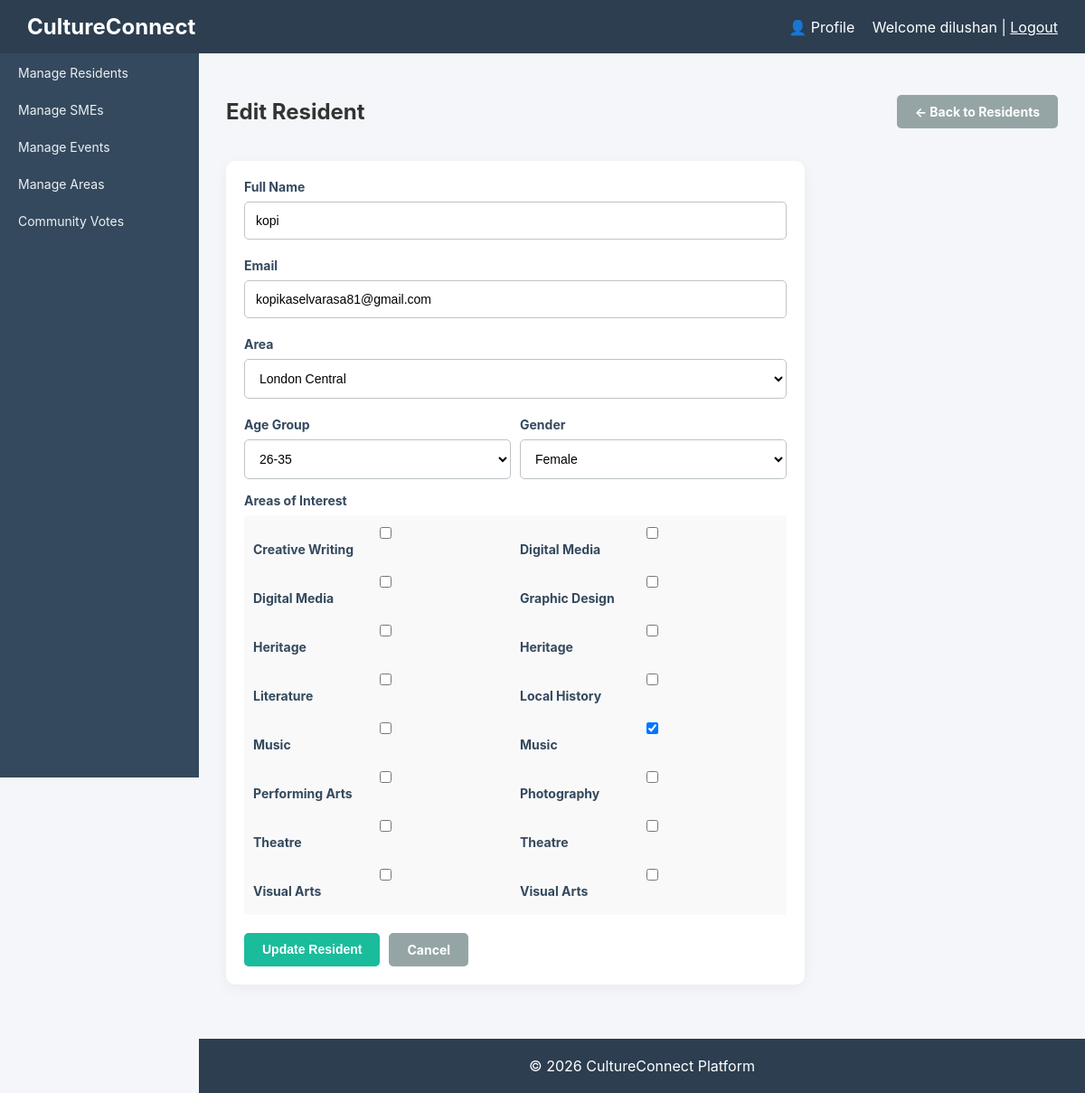
/residents/edit?id=4 (signed in), run on the app's committed database.
### tables this page shows
CREATE TABLE `users` (
  `id` int(11) NOT NULL,
  `name` varchar(100) DEFAULT NULL,
  `email` varchar(100) DEFAULT NULL,
  `password` varchar(255) DEFAULT NULL,
  `age_group` varchar(50) DEFAULT NULL,
  `gender` varchar(20) DEFAULT NULL,
  `area_id` int(11) DEFAULT NULL,
  `sme_id` int(11) DEFAULT NULL,
  `created_at` timestamp NOT NULL DEFAULT current_timestamp(),
  `role` enum('admin','user','sme') DEFAULT 'user'
);

CREATE TABLE `areas` (
  `id` int(11) NOT NULL,
  `name` varchar(100) NOT NULL
);

CREATE TABLE `interests` (
  `id` int(11) NOT NULL,
  `name` varchar(100) DEFAULT NULL
);

### index.php (called while the page is built)
<?php
    require_once 'router.php';
?>

### models/Resident.php (called while the page is built, shortened)
<?php
require_once $_SERVER['DOCUMENT_ROOT'] . '/cultureconnect/config/database.php';
class Resident {
    public $conn;
    private $table_name = "users";
    public $id;
    public function __construct() {
        $database = new Database();
        $this->conn = $database->getConnection();
    }
    public function readOne() {
        $query = "SELECT * FROM " . $this->table_name . " WHERE id = :id LIMIT 1";
        $stmt = $this->conn->prepare($query);
        $stmt->bindParam(':id', $this->id);
        $stmt->execute();
        return $stmt;
    }
}
?>

### config/database.php (called while the page is built, shortened)
<?php
class Database {
    private $host = "localhost";
    private $db_name = "cultureconnect";
    private $username = "root";
    private $password = "";
    public function getConnection() {
        $this->conn = null;
        try {
            $this->conn = new PDO(
                "mysql:host=" . $this->host . ";dbname=" . $this->db_name,
                $this->username,
                $this->password
            );
            $this->conn->setAttribute(PDO::ATTR_ERRMODE, PDO::ERRMODE_EXCEPTION);
        } catch(PDOException $exception) {
            echo "Connection error: " . $exception->getMessage();
        }
        return $this->conn;
    }
}

### models/Area.php (called while the page is built, shortened)
<?php
require_once $_SERVER['DOCUMENT_ROOT'] . '/cultureconnect/config/database.php';
class Area {
    private $conn;
    private $table_name = "areas";
    public function __construct() {
        $database = new Database();
        $this->conn = $database->getConnection();
    }
    public function readAll() {
        $query = "SELECT * FROM " . $this->table_name . " ORDER BY name ASC";
        $stmt = $this->conn->prepare($query);
        $stmt->execute();
        return $stmt;
    }
}
?>

### views/residents/edit_resident.php (the view, shortened to what this page needs)
<?php include($_SERVER['DOCUMENT_ROOT'] . '/cultureconnect/views/layouts/header.php'); ?>
<div class="content">
    <div class="flex-between mb-20">
        <h2>Edit Resident</h2>
        <a href="/cultureconnect/residents" class="btn btn-secondary">&larr; Back to Residents</a>
    </div>
    <div class="activity max-width-600">
        <form action="/cultureconnect/residents/update" method="POST">
            <div class="form-group">
                <label>Full Name</label>
                <input type="text" name="name" value="<?php echo htmlspecialchars($resident['name']); ?>" required>
            </div>
            <div class="form-group">
                <label>Email</label>
                <input type="email" name="email" value="<?php echo htmlspecialchars($resident['email']); ?>" required>
            </div>
            <div class="form-group">
                <label>Area</label>
                <select name="area_id" required>
                    <?php while ($area = $areas->fetch(PDO::FETCH_ASSOC)): ?>
                        <option value="<?php echo $area['id']; ?>" <?php if($area['id'] == $resident['area_id']) echo 'selected'; ?>>
                            <?php echo $area['name']; ?>
                        </option>
                    <?php endwhile; ?>
                </select>
            </div>
            <div class="grid-2 mb-15">
                <div class="form-group mb-0">
                    <label>Age Group</label>
                    <select name="age_group" required>
                        <option value="26-35" <?php if($resident['age_group'] == '26-35') echo 'selected'; ?>>26-35</option>
                    </select>
                </div>
                <div class="form-group mb-0">
                    <label>Gender</label>
                    <select name="gender" required>
                        <option value="Female" <?php if($resident['gender'] == 'Female') echo 'selected'; ?>>Female</option>
                    </select>
                </div>
            </div>
            <div class="form-group">
                <label>Areas of Interest</label>
                <div class="grid-2 bg-light p-10 br-4">
                    <?php foreach($interests as $interest): ?>
                        <label class="font-normal cursor-pointer">
                            <input type="checkbox" name="interests[]" value="<?php echo $interest['id']; ?>"
                                <?php if(in_array($interest['id'], $user_interests)) echo 'checked'; ?>>
                            <?php echo $interest['name']; ?>
                        </label>
                    <?php endforeach; ?>
                </div>
            </div>
            <div class="flex-gap-10">
                <button type="submit" class="btn btn-success">Update Resident</button>
                <a href="/cultureconnect/residents" class="btn btn-secondary">Cancel</a>
            </div>
        </form>
    </div>
    </div>
<?php include($_SERVER['DOCUMENT_ROOT'] . '/cultureconnect/views/layouts/footer.php'); ?>

### assets/css/style.css (style rules this page uses)
body { margin: 0; font-family: 'Inter', Arial, Helvetica, sans-serif; background: #f4f6f9; color: #333; }
.content { margin-left: 220px; padding: 30px; min-height: calc(100vh - 60px); }
.form-group { margin-bottom: 20px; }
.form-group label { display: block; margin-bottom: 8px; color: #34495e; font-weight: bold; font-size: 14px; }
.form-group input, .form-group select, .form-group textarea { width: 100%; padding: 12px; border: 1px solid #bdc3c7; border-radius: 5px; box-sizing: border-box; font-size: 14px; transition: border-color 0.3s ease; background: white; }
.btn { display: inline-block; padding: 10px 20px; border-radius: 5px; text-decoration: none; font-weight: bold; cursor: pointer; border: none; transition: background 0.3s; font-size: 14px; text-align: center; }
.btn-success { background: #1abc9c; color: white; }
.btn-secondary { background: #95a5a6; color: white; }
.max-width-600 { max-width: 600px; }
.activity { background: white; padding: 20px; border-radius: 10px; box-shadow: 0 4px 15px rgba(0,0,0,0.05); }
.mb-15 { margin-bottom: 15px; }
.mb-20 { margin-bottom: 20px; }
.flex-between { display: flex; justify-content: space-between; align-items: center; }
.flex-gap-10 { display: flex; gap: 10px; }
.font-normal { font-weight: normal; }
.mb-0 { margin-bottom: 0; }
.grid-2 { display: grid; grid-template-columns: 1fr 1fr; gap: 10px; }
.bg-light { background: #f9f9f9; }
.p-10 { padding: 10px; }
.br-4 { border-radius: 4px; }
.cursor-pointer { cursor: pointer; }

### data on the page
users: name "kopi", email "kopikaselvarasa81@gmail.com", area_id "London Central", age_group "26-35", gender "Female"
interests: name "Creative Writing"
interests: name "Digital Media"
interests: name "Digital Media"
interests: name "Graphic Design"
interests: name "Heritage"
interests: name "Heritage"
interests: name "Literature"
interests: name "Local History"
interests: name "Music"
interests: id "☑", name "Music"
interests: name "Performing Arts"
interests: name "Photography"
interests: name "Theatre"
interests: name "Theatre"
interests: name "Visual Arts"
interests: name "Visual Arts"

### other printed values
$_SESSION['username'] "dilushan"
